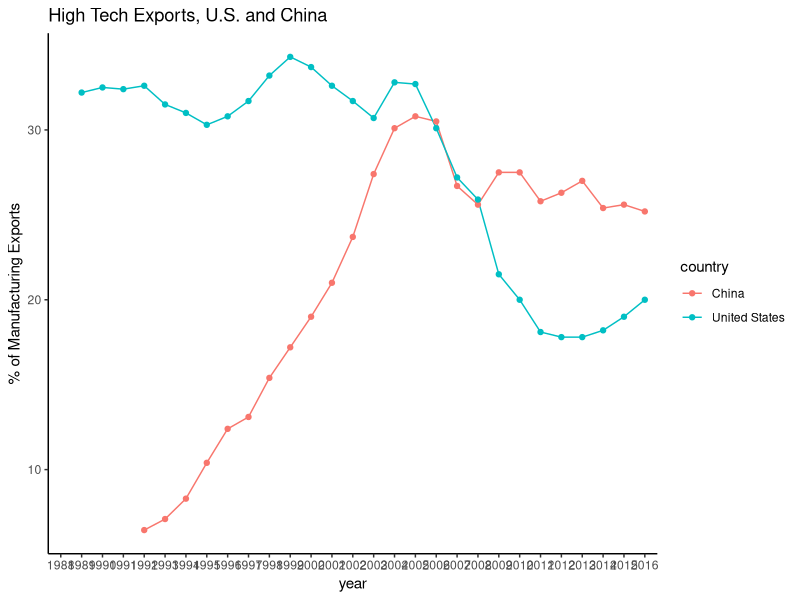
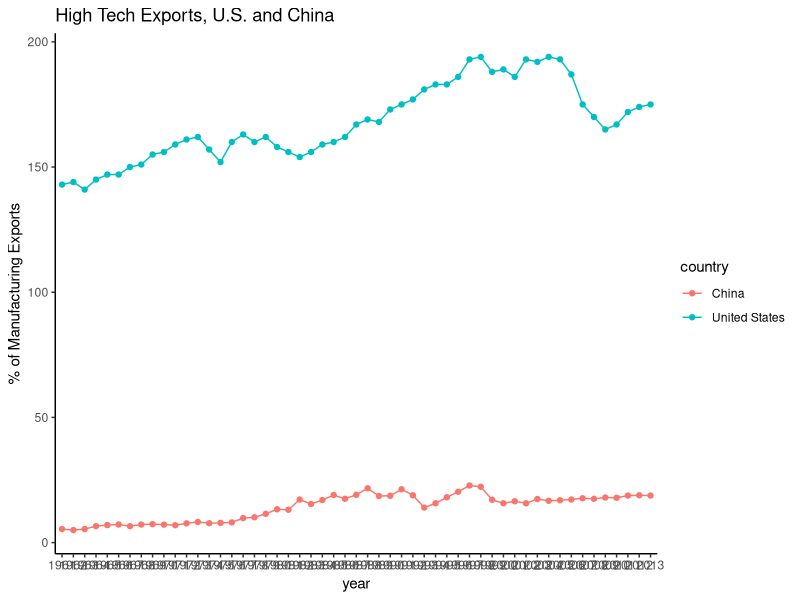
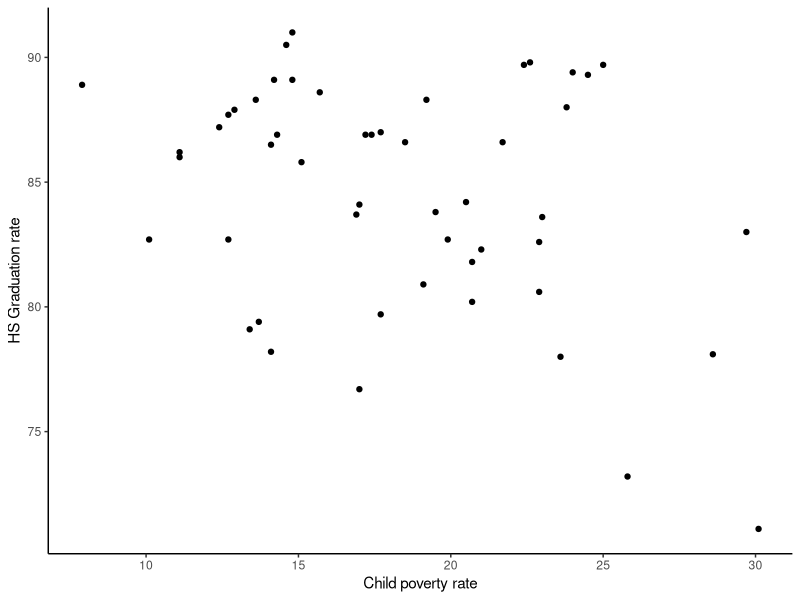
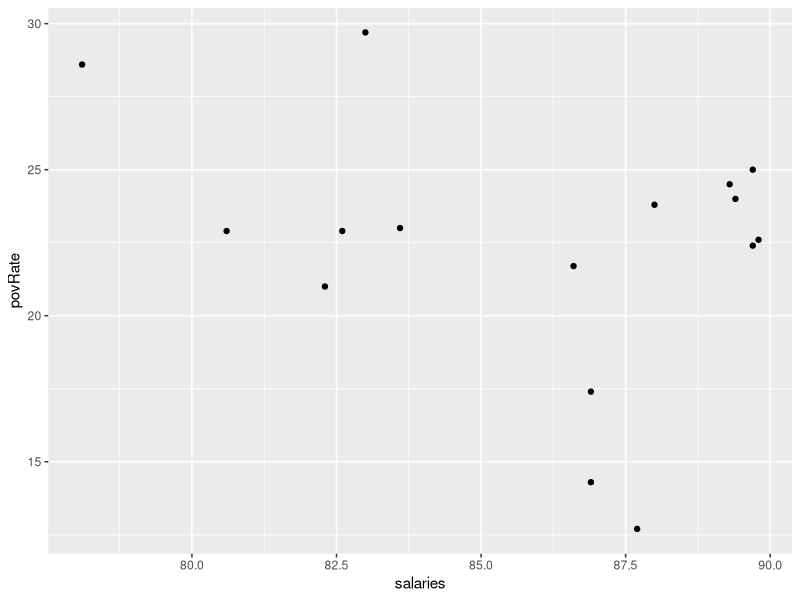

Source code (R) for these figures, in order:
# R for Data Science: Data Joins and Tidying
# An NCSU Libraries Workshop 

# Install and load required packages.

install.packages("tidyverse")  #only do this if you haven't installed previously
library(tidyverse)
library(readxl)

# If the libraries have functions with names which conflict with the base R packages
# we see some errors while loading the libraries. The functions from the libraries
# will take precedence, if we want to use the functions from the base packages, we 
# can still use them with the package name (e.g.: stats::filter() function if we
# want to use the base R function over the function which the loaded library provides)

# Section 1: Tidying data 

# 1. Load tech_exports.csv
# Note: this is data on high-technology exports (% of manufacturing exports) by country

tech_exports <- read_csv("tech_exports.csv")
head(tech_exports)

View(tech_exports)

# 2. Tidy the data by collapsing all the year columns into 2 columns: year and exports
tidy_exports <- gather(tech_exports, `1988`:`2016`, key = "year", value = "exports")

# Incase we don't know the names of the columns which we want to tidy, we can get
# the column names using 'names' command
names(tech_exports)
# to view the tidy data in a spread sheet format, we can use the 'view' command
View(tidy_exports)

nrow(tidy_exports)
nrow(tech_exports)
# observation: tidying the data increases the number of rows of data we have

# one reason to tidy the data is when doing a scatter plot, we can use the x-variable as 
# the year and the y-variable as the population (essentially we have just two variables
# which we can plot, rather than having tens of variables)

# 3. Visualize the data with ggplot2 (Come to the graphing workshop for more details...)
tidy_exports %>%
  filter(., country=="United States" | country=="China") %>%
  ggplot(data=., aes(x=year, y=exports, group=country, col=country)) + 
  geom_line() +
  geom_point() +
  theme_classic() +
  labs(title="High Tech Exports, U.S. and China", y="% of Manufacturing Exports")

# '%>%' this symbol is part of the tidyverse, imagine it like a car-wash, 
# this symbol joins different operations of the car-wash process, chaining.

# '+' is part of the ggplot2 graphing syntax

# Note: without having created the variables "year" and "exports", 
# we couldn't have made that graph!

# 4. Practice. Read in sugar.csv and tidy it using the gather() function. Data source: gapminder.org
# This dataset tracks the quantity of sugar and sweeteners consumed in grams per person per day by country

sugar_consumption <- read_csv("sugar.csv")
head(sugar_consumption)
View(sugar_consumption)

tidy_sugar <- gather(sugar_consumption, `1961`:`2013`, key = "year", value = "exports")

# Incase we don't know the names of the columns which we want to tidy, we can get
# the column names using 'names' command
names(tidy_sugar)
# to view the tidy data in a spread sheet format, we can use the 'view' command
View(tidy_sugar)

nrow(sugar_consumption)
nrow(tidy_sugar)

tidy_sugar %>%
  filter(., country=="United States" | country=="China") %>%
  ggplot(data=., aes(x=year, y=exports, group=country, col=country)) + 
  geom_line() +
  geom_point() +
  theme_classic() +
  labs(title="High Tech Exports, U.S. and China", y="% of Manufacturing Exports")

# 5. Spread() function: Break apart columns that have > 1 variable into multiple columns
alcohol <- read_csv("alcohol.csv")  # Data source: https://github.com/alblaine/data-1/tree/master/drug-use-by-age

View(alcohol)

# Quick note on the variables in the alcohol dataset:
# age = age group
# n = sample size
# alcohol-use =	Percentage of those in an age group who used alcohol in the past 12 months
# alcohol-frequency =	Median number of times a user in an age group used alcohol in the past 12 months


# 6. The indicator column has 2 variables. Use spread() to break it into two columns, 1 per unique variable:
names(alcohol)

# 'spread' function breaks down single column into multiple columns, based on unique values for that column
alcohol_tidy <- spread(alcohol, indicator, value)
View(alcohol_tidy)

# 7. Practice. Read in the casepop.csv file and use spread() on the type column.

casepop <- read_csv("casepop.csv")
View(casepop)

casepop_tidy <- spread(casepop, type, count)
View(casepop_tidy)

# Section 2: Joining data tables together

# 8. Load in 4-year public high school graduation rates by state for US states and D.C. (table 1)
graduation <- read_excel("gradrates.xlsx", skip=1) 
View(graduation)

# 9. Load in child poverty rates by state for US states and D.C. (table 2)
# Using 'skip=4' to skip the first 3 rows of data, which is not required
poverty <- read_excel("povrates.xlsx", skip=4)
View(poverty)

# To join tables, you must figure out what the primary key is for both tables.
# The primary key is the column that both tables have in column with unique values 
# that we can match on. What is the primary key for the datasets graduation and poverty?

names(graduation)
names(poverty)

# Guide to data joins: 
# left_join - keep all rows from left table, only matching rows from right
# right_join - keep all rows from right table, only matching rows from left
# inner_join - keep only matching rows from both datasets, and all columns.
# full_join - keep all rows from both datasets

# 10A. Left join. Keep all rows from left table, and keep only matching rows from right table.
gpl <- left_join(graduation, poverty, by = "State")
View(gpl)

# 10B. Right join. Keep all rows from right table, and keep only matching rows from left table.
gpr <- right_join(graduation, poverty, by = "State")
View(gpr)

# 10C. In this case, both joined datasets are equal because both tables had all matching rows.
all.equal(gpl, gpr)

# 11. Let's rename the variables "Total" and "rate" to have more meaningful names
names(gpl) <- c("State", "gradRate", "povRate")


# 12. Create a scatter plot with x = poverty rate, y = graduation rate
ggplot(data=gpl) + 
  geom_point(aes(x=gpl$povRate, y=gpl$gradRate)) + 
  theme_classic() +
  labs(x="Child poverty rate", y="HS Graduation rate")

# 13. Examine if there is a correlation between child poverty and graduation rates.
cor(gpl$povRate, gpl$gradRate)

# 14. Practice: Read in salaries.xlsx, and then 
# join the data to the gpl dataset using inner_join() on the "State" variable.
# example: joined_data <- inner_join(table1, table2, by="primarykey")
# Note: this is teacher salary data from 2015-2016. Source: https://www.sreb.org/k-12-data

salaries <- read_excel("salaries.xlsx")
View(salaries)

gpl_salaries <- inner_join(gpl, salaries, by = "State")
View(gpl_salaries)

#15. Let's change the 201516 variable to the name salaries, since this data is teacher salaries
names(gpl_salaries)
colnames(gpl_salaries)[2] <- "salaries"
names(gpl_salaries)

#16. Let's see the relationship between teacher salaries and poverty Rate as a scatter plot:
ggplot(gpl_salaries, aes(x=salaries, y=povRate)) + geom_point()
